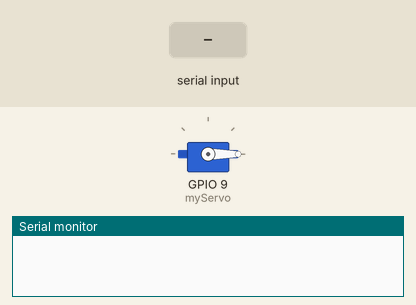
Bench run of a sketch on a simulated ESP32. Shown: servo, the last lines printed to the serial monitor. Inputs (shaded band) come from the test bench.

Above: at 1.2 s.
1.3 s: "1,90,45\n" received over Serial
At 3.1 s:
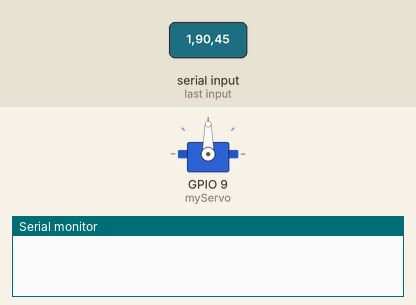
4.3 s: "reset,150\n" received over Serial
At 5.6 s:
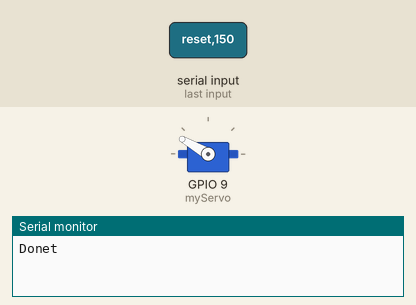
6.8 s: "30,150\n" received over Serial
At 7.6 s:
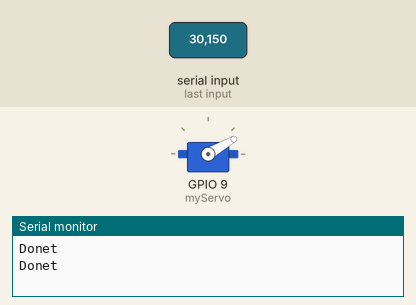
9.3 s: "200\n" received over Serial
At 9.8 s:
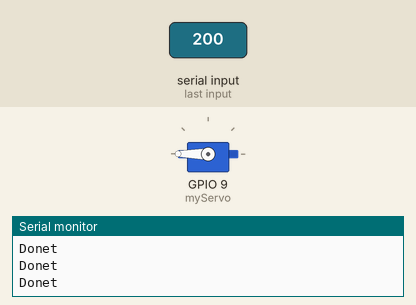
10.8 s: "reset,1\n" received over Serial
At 12.9 s:
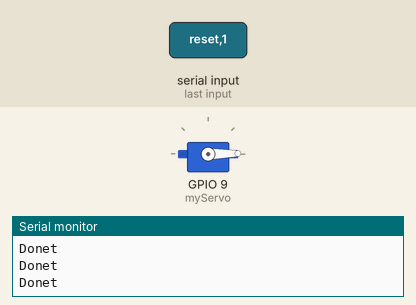
13.3 s: "90,45\n" received over Serial
At 14.8 s:
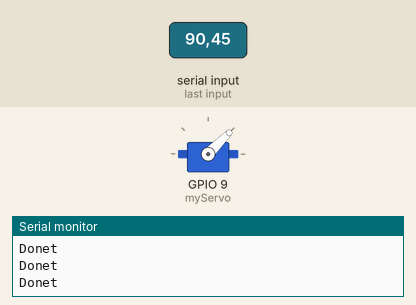
Timing chart, 0 to 16.3 s (numbered marks = the images above; inputs shaded):
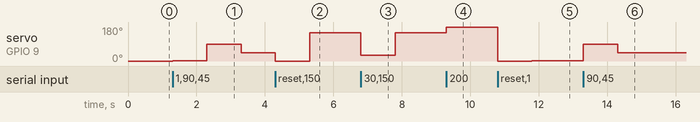

Measured:
- after the input at 1.3 s, servo on GPIO 9 (myServo): 0° → 1° at once, → 90° 1.0 s later, → 45° 1.0 s later
- after the input at 4.3 s, servo on GPIO 9 (myServo): 45° → 0° at once, → 150° 1.0 s later
- after the input at 6.8 s, servo on GPIO 9 (myServo): 150° → 30° at once, → 150° 1.0 s later
- after the input at 9.3 s, servo on GPIO 9 (myServo): 150° → 180° at once
- after the input at 10.8 s, servo on GPIO 9 (myServo): 180° → 0° at once, → 1° 1.0 s later
- after the input at 13.3 s, servo on GPIO 9 (myServo): 1° → 90° at once, → 45° 1.0 s later

The sketch:

Servo.ino
```cpp
#include <ESP32Servo.h>

Servo myServo;

String inputString = "";   // เก็บข้อมูลจาก Serial Monitor
boolean stringComplete = false;

void setup() {
  Serial.begin(9600);
  myServo.attach(9);       // ต่อ Servo ที่ขา D9
  myServo.write(0);        // เริ่มต้นที่ 0 องศา
  inputString.reserve(200);
}

void loop() {
  // เมื่อรับข้อมูลมาครบ
  if (stringComplete) {
    inputString.trim();  // ลบช่องว่าง / \n / \r

    if (inputString.equalsIgnoreCase("reset")) {
      myServo.write(0);
      Serial.println("Reset to 0 degrees");
    } else {
      // แยกค่ามุมด้วย comma
      int angle;
      int index = 0;
      String angleStr;
      while ((index = inputString.indexOf(',')) >= 0) {
        angleStr = inputString.substring(0, index);
        angle = angleStr.toInt();
        moveToAngle(angle);
        inputString = inputString.substring(index + 1);
      }

      // มุมสุดท้าย (หลัง comma สุดท้าย)
      if (inputString.length() > 0) {
        angle = inputString.toInt();
        moveToAngle(angle);
      }

      Serial.println("Donet");
    }

    // รีเซ็ตค่าข้อมูลหลังประมวลผลเสร็จ
    inputString = "";
    stringComplete = false;
  }
}

// ฟังก์ชันหมุนเซอร์โวไปยังมุมที่กำหนด
void moveToAngle(int angle) {
  myServo.write(angle);
  delay(1000);  // รอ 1 วินาที
}

// อ่านข้อมูลจาก Serial Monitor
void serialEvent() {
  while (Serial.available()) {
    char inChar = (char)Serial.read();
    inputString += inChar;

    // ตรวจสอบว่าเจอ '\n' หรือ '\r' แล้ว
    if (inChar == '\n' || inChar == '\r') {
      stringComplete = true;
    }
  }
}
```
